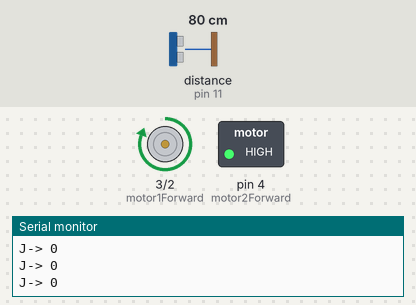
A sketch run on a simulated Arduino Uno, built with avr-gcc and run on an emulated ATmega328P. Parts: motor-driver pin pairs drawn as motors (green arrow = first pin HIGH = forward, orange = second pin HIGH = backward, longer = more drive), switched loads named in the sketch (green lamp = pin HIGH), the last lines printed to the serial monitor. The test bench sets the inputs (shaded band); at power-on: distance to the obstacle (sensor on pin 11) 80 cm. The echo pulse lasts 58.3 µs per cm.

Above: at 1.2 s.
1.3 s: distance to the obstacle (sensor on pin 11) set to 12 cm
2.8 s: distance to the obstacle (sensor on pin 11) set to 9 cm
At 3.2 s:
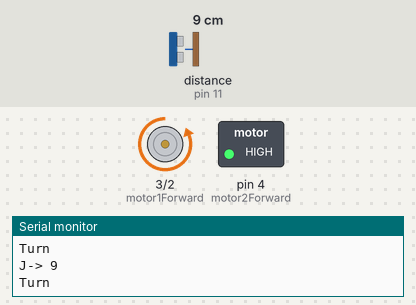
4.3 s: distance to the obstacle (sensor on pin 11) set to 35 cm
At 5.2 s:
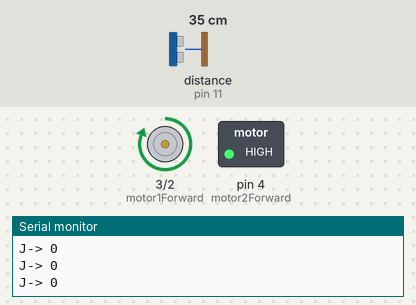
5.8 s: distance to the obstacle (sensor on pin 11) set to 2 cm
At 7.2 s:
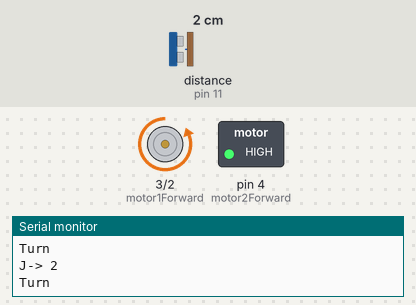
Timing chart, 0 to 8.3 s (numbered marks = the images above; inputs shaded):
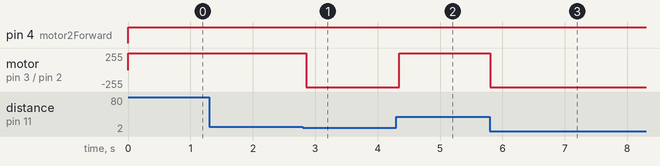

The sketch:

Obstacle-Avoiding_Servo_Car_.ino
```cpp
#include <NewPing.h>

#define trigPin 12
#define echoPin 11
#define motor1Back 2
#define motor1Forward 3
#define motor2Forward 4
#define DISTANCE 25

NewPing sonar(trigPin, echoPin, DISTANCE);

void setup(){
  Serial.begin(9600);
  pinMode(motor1Back, OUTPUT);
  pinMode(motor1Forward, OUTPUT);
  pinMode(motor2Forward, OUTPUT);
}

void loop(){
  uint8_t distance = sonar.ping_cm();
  Serial.print("J-> ");
  Serial.println(distance);


  if(distance<=10 && distance>0){

    Serial.println("Turn\n");
    //delay(100);
    digitalWrite(motor1Back, HIGH);
    digitalWrite(motor1Forward, LOW);
    digitalWrite(motor2Forward, HIGH);
  } else {
    digitalWrite(motor1Back, LOW);
    digitalWrite(motor1Forward, HIGH);
    digitalWrite(motor2Forward, HIGH);
  }
  delay(50);
}
```

Measured:
- the behaviour switches between 11 and 10 cm on distance to the obstacle (sensor on pin 11) (found by bisection; images 0 and 1)
- after the input at 2.8 s, motor on pin 3 (motor1Forward) / pin 2 (motor1Back): forward 255/255 → backward 255/255 after 0.05 s
- after the input at 4.3 s, motor on pin 3 (motor1Forward) / pin 2 (motor1Back): backward 255/255 → forward 255/255 at once
- after the input at 5.8 s, motor on pin 3 (motor1Forward) / pin 2 (motor1Back): forward 255/255 → backward 255/255 at once
